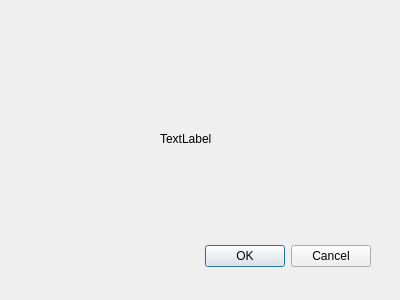
<?xml version="1.0" encoding="UTF-8"?>
<ui version="4.0">
 <class>Dialog</class>
 <widget class="QDialog" name="Dialog">
  <property name="geometry">
   <rect>
    <x>0</x>
    <y>0</y>
    <width>400</width>
    <height>300</height>
   </rect>
  </property>
  <property name="windowTitle">
   <string>Dialog</string>
  </property>
  <widget class="QDialogButtonBox" name="buttonBox">
   <property name="geometry">
    <rect>
     <x>30</x>
     <y>240</y>
     <width>341</width>
     <height>32</height>
    </rect>
   </property>
   <property name="orientation">
    <enum>Qt::Orientation::Horizontal</enum>
   </property>
   <property name="standardButtons">
    <set>QDialogButtonBox::StandardButton::Cancel|QDialogButtonBox::StandardButton::Ok</set>
   </property>
  </widget>
  <widget class="QLabel" name="message_label">
   <property name="geometry">
    <rect>
     <x>160</x>
     <y>130</y>
     <width>54</width>
     <height>17</height>
    </rect>
   </property>
   <property name="text">
    <string>TextLabel</string>
   </property>
  </widget>
 </widget>
 <resources/>
 <connections>
  <connection>
   <sender>buttonBox</sender>
   <signal>accepted()</signal>
   <receiver>Dialog</receiver>
   <slot>accept()</slot>
   <hints>
    <hint type="sourcelabel">
     <x>248</x>
     <y>254</y>
    </hint>
    <hint type="destinationlabel">
     <x>157</x>
     <y>274</y>
    </hint>
   </hints>
  </connection>
  <connection>
   <sender>buttonBox</sender>
   <signal>rejected()</signal>
   <receiver>Dialog</receiver>
   <slot>reject()</slot>
   <hints>
    <hint type="sourcelabel">
     <x>316</x>
     <y>260</y>
    </hint>
    <hint type="destinationlabel">
     <x>286</x>
     <y>274</y>
    </hint>
   </hints>
  </connection>
 </connections>
</ui>
